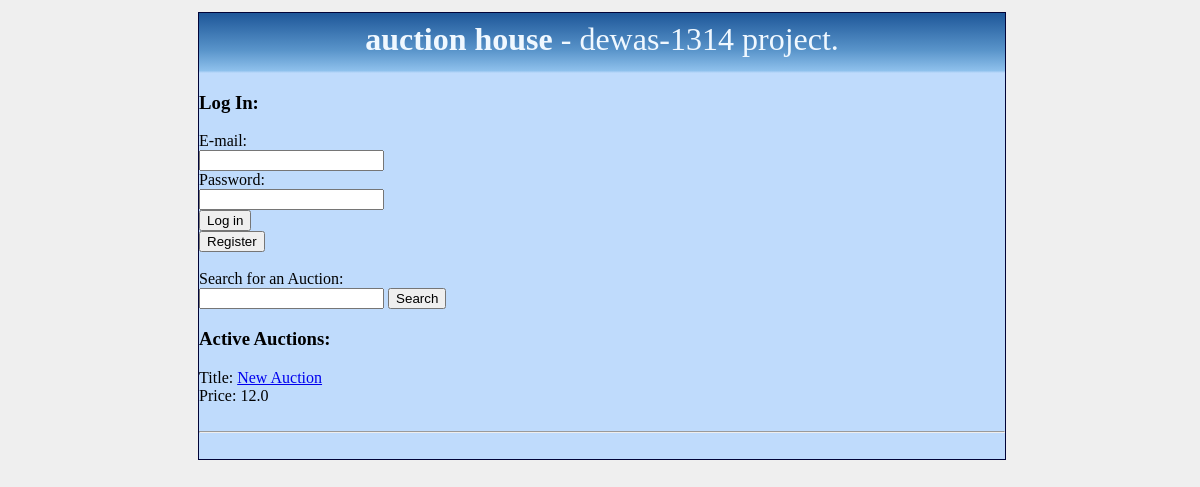
Page /auctionhouse/ on the earlier database version.
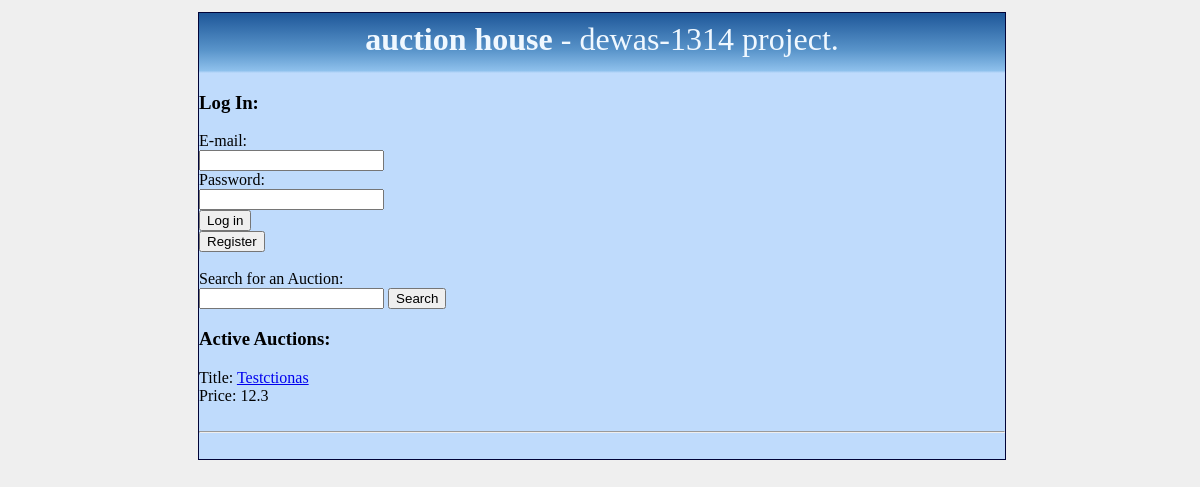
Same page on the later database version.
### AuctionApp/models.py (models this page shows, shortened)
class Auction(models.Model):
    id = models.AutoField(primary_key=True)
    ownerid = models.ForeignKey(User)
    starttime = models.DateTimeField(default=datetime.utcnow(), blank=True)
    endtime = models.DateTimeField(default=timezone.now(), blank=True)
    title = models.CharField(max_length=30, default="New Auction")
    content = models.TextField()
    version = models.IntegerField(default=0)
    min_price = models.FloatField(default=0.00)
    is_active = models.BooleanField(default=False)
    is_locked = models.BooleanField(default=False)
    latest_bid_by = models.CharField(max_length=30)

### AuctionApp/views.py (the view)
def home(request):
    if request.user.is_superuser:
        auctions = Auction.objects.order_by('starttime')
    else:
        auctions = Auction.objects.filter(is_active=True)
    if not 'loggedin' in request.session:
        request.session['loggedin'] = 0
    if request.method == "POST":
        return render(request, "register_user.html")
    return render(request, "index.html", {'auctions': auctions, 'loggedin': request.session['loggedin'],
                                          'user': request.user})

### templates/index.html (shortened to what this page needs)
{% include "head.html" %}
{% include "body.html" %}
{% if loggedin == False %}
	<h3>Log In:</h3>
	<form action="/login/" method="post">
		<label>E-mail: </label><br>
		<input type="text" name="email" value=""><br>
		<label>Password: </label><br>
		<input type="password" name="pword" value=""><br>
		<input type="submit" value="Log in">
	</form>
	<form action="/auctionhouse/" method="post">
		<input type="submit" value="Register">
	</form>
	<br>
{% endif %}
<form action="/searchauction/" method="get">
	<label>Search for an Auction:</label><br>
	<input type="search" name="searchauction">
    <input type="submit" name="searchbutton" value="Search">
</form>
<h3>Active Auctions:</h3>
{% for i in auctions %}
	Title: <a href="/auction/{{ i.id }}/">{{ i.title }}</a><br>
	Price: {{ i.min_price }}<br><br>
	<hr>
	<br>
{% endfor %}
{% include "footer.html" %}

Differences in the rows shown:
changed Auction: title "New Auction" → "Testctionas"; min_price "12.0" → "12.3"
